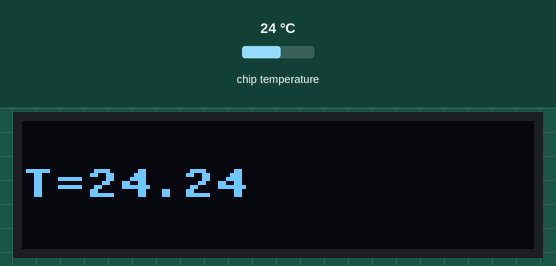
The program below on a simulated Raspberry Pi Pico running MicroPython. On the bench: 128×32 one-colour display. Inputs (shaded band) come from the test bench; at power-on: chip temperature 24 °C. Library files of the repository ran but are not shown: ssd1306.py; what the program prints to the serial console is not drawn.

Above: at 1.2 s.
1.3 s: chip temperature set to 1 °C
At 3.1 s:
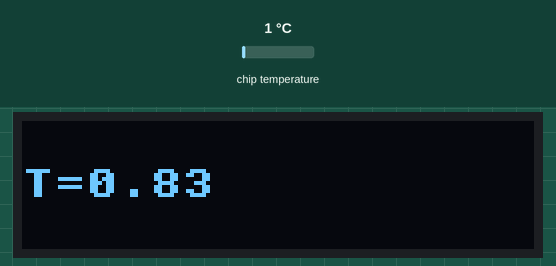
4.0 s: chip temperature set to 11 °C
At 5.2 s:
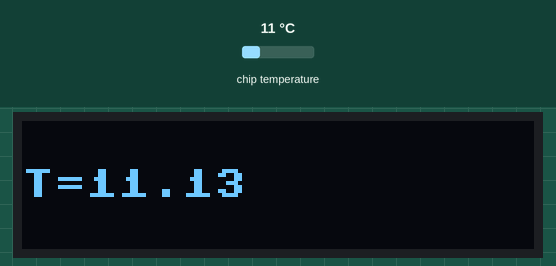
6.7 s: chip temperature set to 22 °C
At 9.4 s:
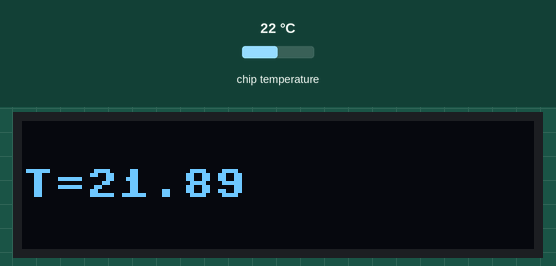
Timing chart, 0 to 10.9 s (numbered marks = the images above; inputs shaded):
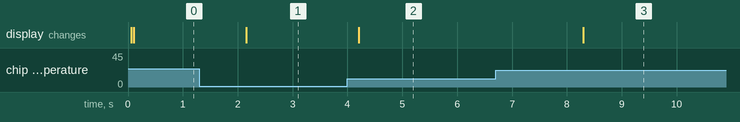

The program:

temperature.py
```python
import machine
import utime
from machine import Pin,I2C
from ssd1306 import SSD1306_I2C


i2c=I2C(0,scl=Pin(21),sda=Pin(20),freq=100000)
oled=SSD1306_I2C(128,32,i2c)


def showText(t):
    oled.fill(0)
    oled.text("T="+str(t),0,12)
    oled.show()


sensor_temperature=machine.ADC(4)
conversion_factor=3.3/65535

while True:
    reading=sensor_temperature.read_u16()*conversion_factor
    temperature= round(27-(reading-0.706)/0.001721,2)
    print(temperature)
    showText(temperature)
    utime.sleep(2)
```

Measured:
- after the input at 1.3 s, the display: changes after 0.86 s (image 1)
- after the input at 4.0 s, the display: changes after 0.20 s (image 2)
- after the input at 6.7 s, the display: changes after 1.6 s (image 3)
